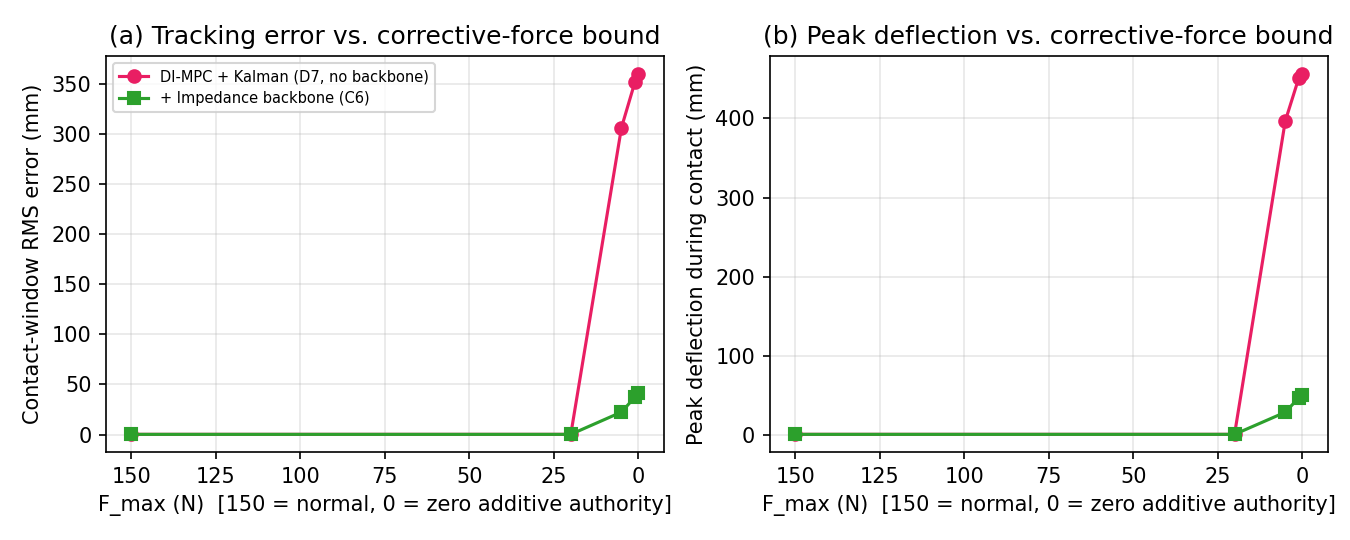

Python code for this plot:
#!/usr/bin/env python3
"""Impedance-backbone architecture: standard benchmark + saturation stress test.

Companion code for stable_backbone_mpc.md. Compares three controllers on the
shared FR3 circular-trajectory + step-force scenario of phri.py:

    C1  Impedance                      classical baseline (D1 in the paper)
    C5  DI-MPC + Kalman 500 Hz         current proposed controller (D7)
    C6  DI-MPC + Kalman + Backbone 500 Hz   NEW: fixed restoring/damped
                                        impedance backbone commanded
                                        independently of the QP, which only
                                        shapes a
                                        bounded additional correction
                                        (backbone_track=True), plus the
                                        torque-realizability constraint
                                        extended to the whole horizon
                                        (horizon_torque_constraint=True)

Experiment 1 (normal_benchmark): the standard 1-cycle push benchmark, no
saturation stress -- checks C6 loses little/nothing relative to C5 when the
QP is never actually saturated.

Experiment 2 (fmax_stress_sweep): sweeps the MPC corrective-force bound
F_max down to (and including) 0 N via phri.F_MAX_OVERRIDE, emulating
increasingly severe loss of additive corrective-force authority. This is
the key comparison: C5's entire corrective torque comes from the box-
constrained F_mpc, so F_max -> 0 leaves ONLY tau_ff applied (no restoring
stiffness at all); C6's corrective torque is backbone (QP-independent) +
bounded additional term, so F_max -> 0 degrades gracefully to the restoring
backbone alone. This is an authority-loss test, not a
runtime injection of solver timeout/crash behavior.

Run:  python3 stable_backbone_comparison.py
Writes stable_backbone_comparison.json and stable_backbone_comparison.png.
"""
import json
from pathlib import Path

import numpy as np
import matplotlib
matplotlib.use("Agg")
import matplotlib.pyplot as plt

import phri
from phri import FR3MuJoCoEnv, run_episode, MPC_DT_FAST

CLASSICAL = "Impedance"
PROPOSED  = "DI-MPC + Kalman 500 Hz"
BACKBONE  = "DI-MPC + Kalman + Backbone 500 Hz"


_SCALAR_KEYS = ("rms_total", "rms_contact", "peak_defl", "ss_err")


def _run(env, name, n_cycles=1):
    """run_episode() also returns full per-sample logs (t, ee_pos, tau, ...);
    keep only the four scalar metrics so results stay JSON-serializable."""
    m = run_episode(name, env, n_cycles=n_cycles,
                    hifreq_dt=MPC_DT_FAST, verbose=False)
    return {k: m[k] for k in _SCALAR_KEYS}


def normal_benchmark(env, n_cycles=1):
    """Standard push benchmark, F_max at its normal 150 N default.

    n_cycles=3 reproduces the paper's exact Benchmark I protocol (Table I:
    3 push events over 24 s, metrics averaged over all three) so C6's
    numbers are directly comparable to the published C1/C5 rows, not just
    to the 1-cycle snapshot used in the original single-seed pass."""
    print(f"== normal benchmark (F_max=150 N, no induced saturation, "
          f"{n_cycles} cycle(s)) ==")
    out = {}
    for name in (CLASSICAL, PROPOSED, BACKBONE):
        m = _run(env, name, n_cycles=n_cycles)
        out[name] = m
        print(f"  {name:38s}  RMS={m['rms_total']*1e3:7.2f} mm  "
              f"RMS_c={m['rms_contact']*1e3:7.2f} mm  "
              f"peak={m['peak_defl']*1e3:7.2f} mm  SS={m['ss_err']*1e3:7.3f} mm")
    return out


def fmax_stress_sweep(env, f_max_values, n_cycles=1):
    """Sweep the additive corrective-force bound down to 0 N.

    n_cycles=3 averages each F_max condition over three push events (same
    protocol as normal_benchmark) instead of the single-event snapshot, so
    the degrade-gracefully claim isn't resting on one push realization."""
    print(f"\n== F_max stress sweep (loss of additive correction authority, "
          f"{n_cycles} cycle(s)) ==")
    out = {PROPOSED: {"rms_contact": [], "peak": [], "ss": []},
           BACKBONE: {"rms_contact": [], "peak": [], "ss": []}}
    for f_max in f_max_values:
        phri.F_MAX_OVERRIDE = float(f_max)
        for name in (PROPOSED, BACKBONE):
            m = _run(env, name, n_cycles=n_cycles)
            out[name]["rms_contact"].append(m["rms_contact"] * 1e3)
            out[name]["peak"].append(m["peak_defl"] * 1e3)
            out[name]["ss"].append(m["ss_err"] * 1e3)
            print(f"  F_max={f_max:6.1f} N  {name:38s}  "
                  f"RMS_c={m['rms_contact']*1e3:8.2f} mm  "
                  f"peak={m['peak_defl']*1e3:8.2f} mm  "
                  f"SS={m['ss_err']*1e3:8.3f} mm")
    phri.F_MAX_OVERRIDE = None  # restore default
    return out


def main(n_cycles=1, suffix=""):
    env = FR3MuJoCoEnv(timestep=0.001)

    normal_res = normal_benchmark(env, n_cycles=n_cycles)

    f_max_values = [150.0, 20.0, 5.0, 1.0, 0.0]
    stress_res = fmax_stress_sweep(env, f_max_values, n_cycles=n_cycles)

    fig, (ax1, ax2) = plt.subplots(1, 2, figsize=(9, 3.6))
    ax1.plot(f_max_values, stress_res[PROPOSED]["rms_contact"], "o-",
             color="#E91E63", label="DI-MPC + Kalman (D7, no backbone)")
    ax1.plot(f_max_values, stress_res[BACKBONE]["rms_contact"], "s-",
             color="#2ca02c", label="+ Impedance backbone (C6)")
    ax1.set_xlabel("F_max (N)  [150 = normal, 0 = zero additive authority]")
    ax1.set_ylabel("Contact-window RMS error (mm)")
    ax1.set_title("(a) Tracking error vs. corrective-force bound")
    ax1.legend(fontsize=7); ax1.grid(alpha=.3)
    ax1.invert_xaxis()

    ax2.plot(f_max_values, stress_res[PROPOSED]["peak"], "o-",
             color="#E91E63", label="DI-MPC + Kalman (D7, no backbone)")
    ax2.plot(f_max_values, stress_res[BACKBONE]["peak"], "s-",
             color="#2ca02c", label="+ Impedance backbone (C6)")
    ax2.set_xlabel("F_max (N)  [150 = normal, 0 = zero additive authority]")
    ax2.set_ylabel("Peak deflection during contact (mm)")
    ax2.set_title("(b) Peak deflection vs. corrective-force bound")
    ax2.grid(alpha=.3)
    ax2.invert_xaxis()

    fig.tight_layout()
    out_png = Path(__file__).parent / f"stable_backbone_comparison{suffix}.png"
    fig.savefig(out_png, dpi=150)
    print(f"\nfigure  -> {out_png}")

    out_json = Path(__file__).parent / f"stable_backbone_comparison{suffix}.json"
    out_json.write_text(json.dumps(
        {"n_cycles": n_cycles,
         "normal_benchmark": normal_res,
         "f_max_values": f_max_values,
         "fmax_stress_sweep_mm": stress_res}, indent=2))
    print(f"results -> {out_json}")


if __name__ == "__main__":
    import argparse
    p = argparse.ArgumentParser()
    p.add_argument("--n-cycles", type=int, default=1, help=
                   "1 = original single-push snapshot; 3 = paper's exact "
                   "Benchmark I protocol (Table I: 3 push events / 24 s, "
                   "metrics averaged over all three), writes to "
                   "*_3cycle.json/.png instead of overwriting the snapshot.")
    args = p.parse_args()
    suffix = f"_{args.n_cycles}cycle" if args.n_cycles != 1 else ""
    main(n_cycles=args.n_cycles, suffix=suffix)
